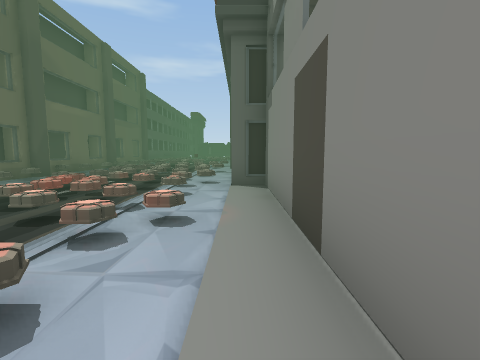
view 1 (above)

17 first-person views from a walk through a Unity game level. The camera is 1.4 m above the floor, tilts 6° down and sees 85° across. The floor is counted in squares, 2 m on a side. Each view is taken from the middle of a square. On the plan, view 1 faces up. The plan holds only what a view shows up to about 9 squares ahead; the rest is blank. The place goes on beyond the plan. The player is left out. Some surface patterns are stand-ins.

view 2
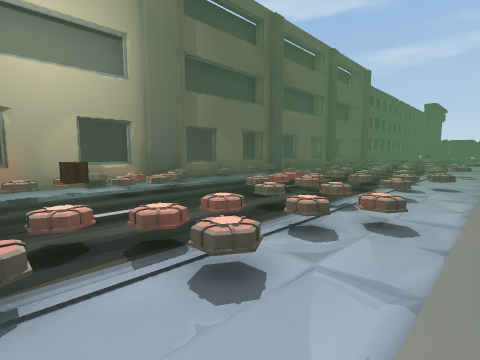

view 3
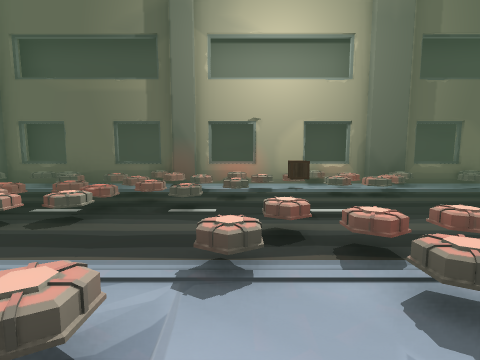

view 4
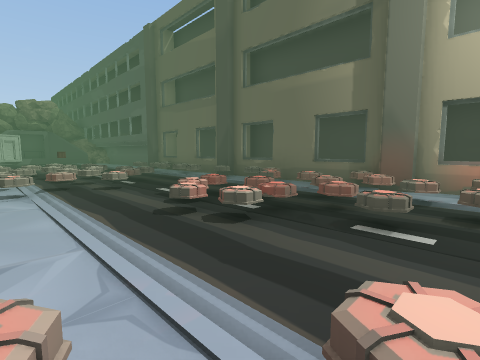

view 5
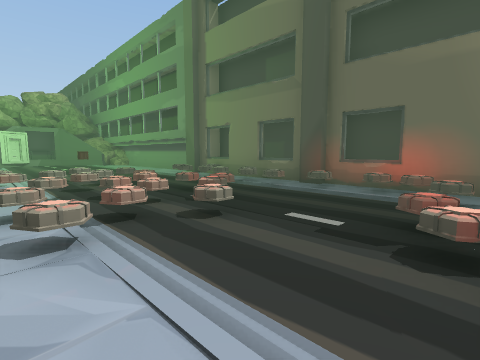

view 6
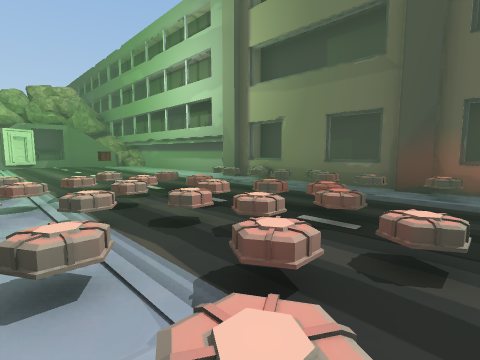

view 7
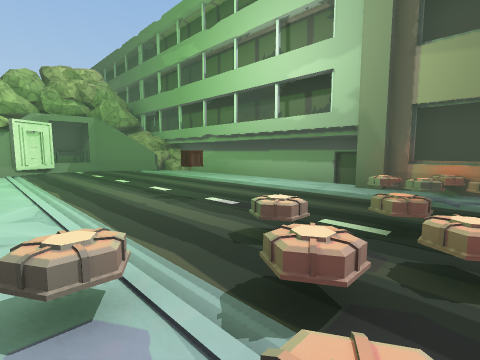

view 8
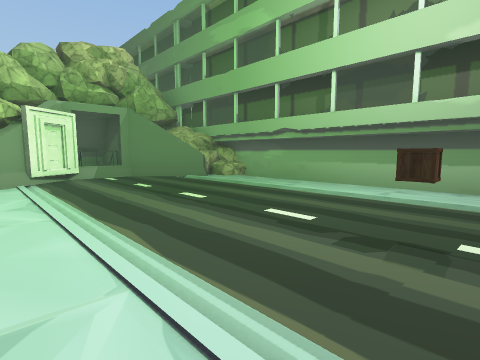

view 9
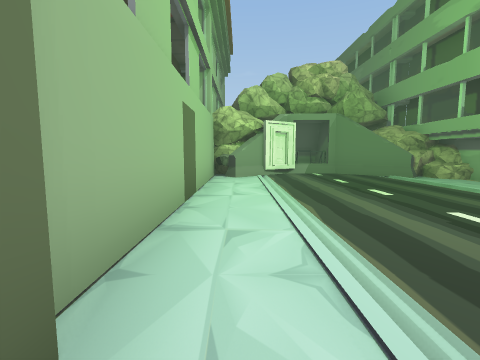

view 10
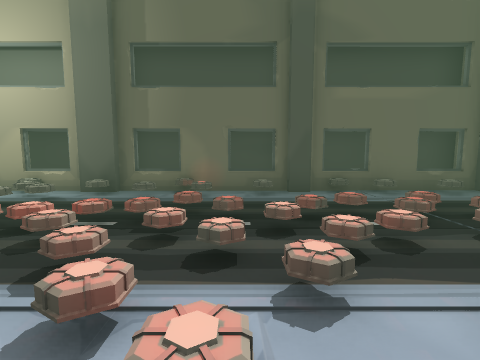

view 11
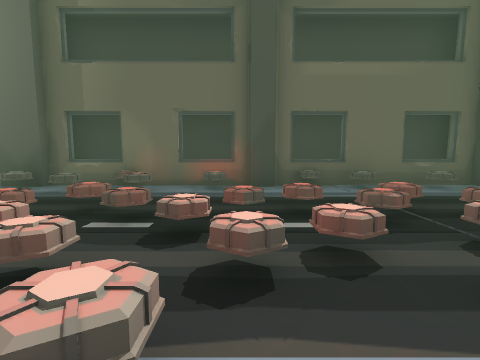

view 12
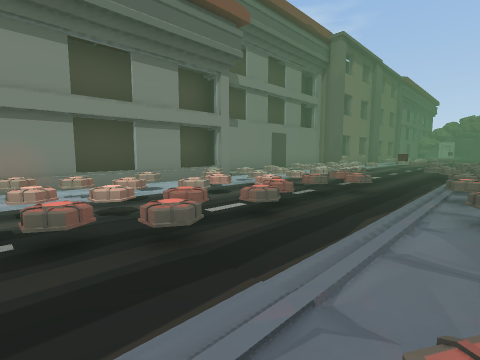

view 13
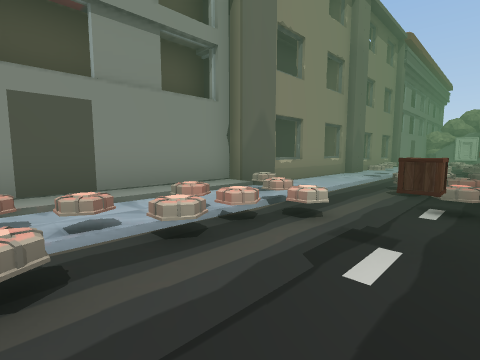

view 14
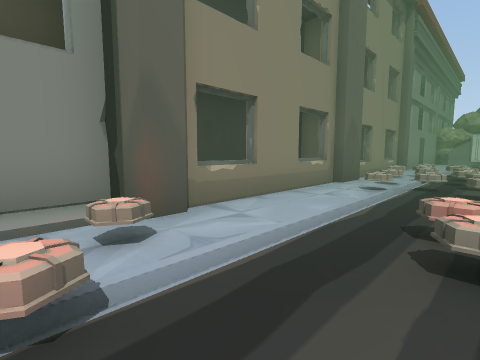

view 15
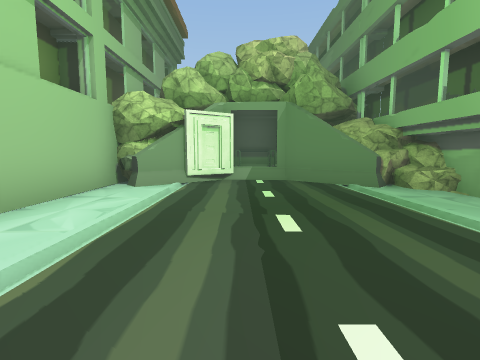

view 16
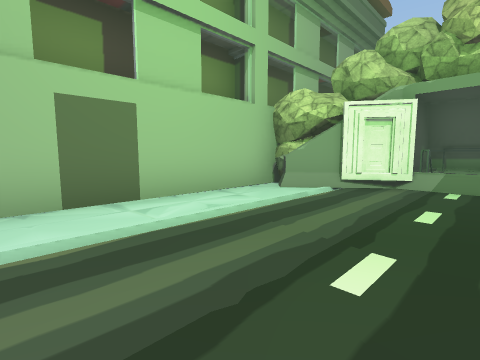

view 17
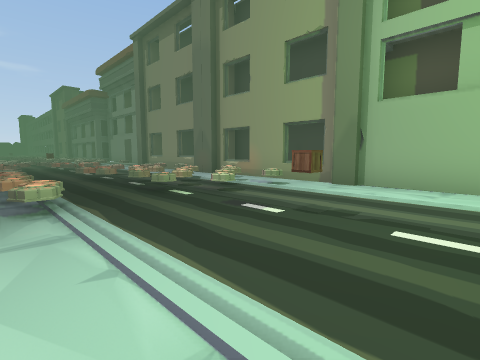

### Floor plan
Key: @ floor where view 1 was taken; # wall or solid block; . floor; / step, stairs or slope; ^ raised ledge; v drop or lower ground; O other object.
Columns run from 8 left of view 1 to 1 right of it. Each row starts with its distance up from view 1.
 11 ##..O.  #
 10 ##O.OO.O#
  9 ##O.OOOO/
  8 ##O.OOO.#
  7 ##..O.OO/
  6 ##O.OOO.#v
  5 ##O..OOO/#
  4 ##O..OO./#
  3 ##.O..OO/#
  2 ##OO..O./#
  1 ##O.O.OO/#
  0 ##OO..O.@#
 -1 ##OOO..O/#
 -2 ##OOOO..##
 -3 ##OOOO..##
 -4 ##O.....##
 -5 ##O..OO.^#
 -6 ##O.O.O.##
 -7 ##O.OOOO#
 -8 ##O.OOOO^
 -9 ##O..OO.##
-10 ##OOOOOO##
-11 v#......#
-12  #...O..#
-13  #......#v
-14  #......#
-15  #......#v
-16  #......#v
-17  #......#v
-18 O#O...###v
-19 OOO#..#O#
-20 OOOOO##O v
-21 OOOOO^OOOO
-22     ##  O

Where each view was taken, in squares from view 1:
view 1: 0 up, 0 right, facing up
view 2: 0 up, 0 right, facing up-left
view 3: 0 up, 0 right, facing left
view 4: 0 up, 1 left, facing down-left
view 5: 3 down, 1 left, facing down-left
view 6: 5 down, 1 left, facing down-left
view 7: 9 down, 1 left, facing down-left
view 8: 12 down, 1 left, facing down-left
view 9: 11 down, 1 left, facing down
view 10: 7 up, 0 right, facing left
view 11: 8 up, 1 left, facing left
view 12: 11 up, 6 left, facing down-right
view 13: 3 up, 4 left, facing down-right
view 14: 0 up, 3 left, facing down-right
view 15: 13 down, 3 left, facing down
view 16: 14 down, 4 left, facing down-right
view 17: 14 down, 6 left, facing up-right
